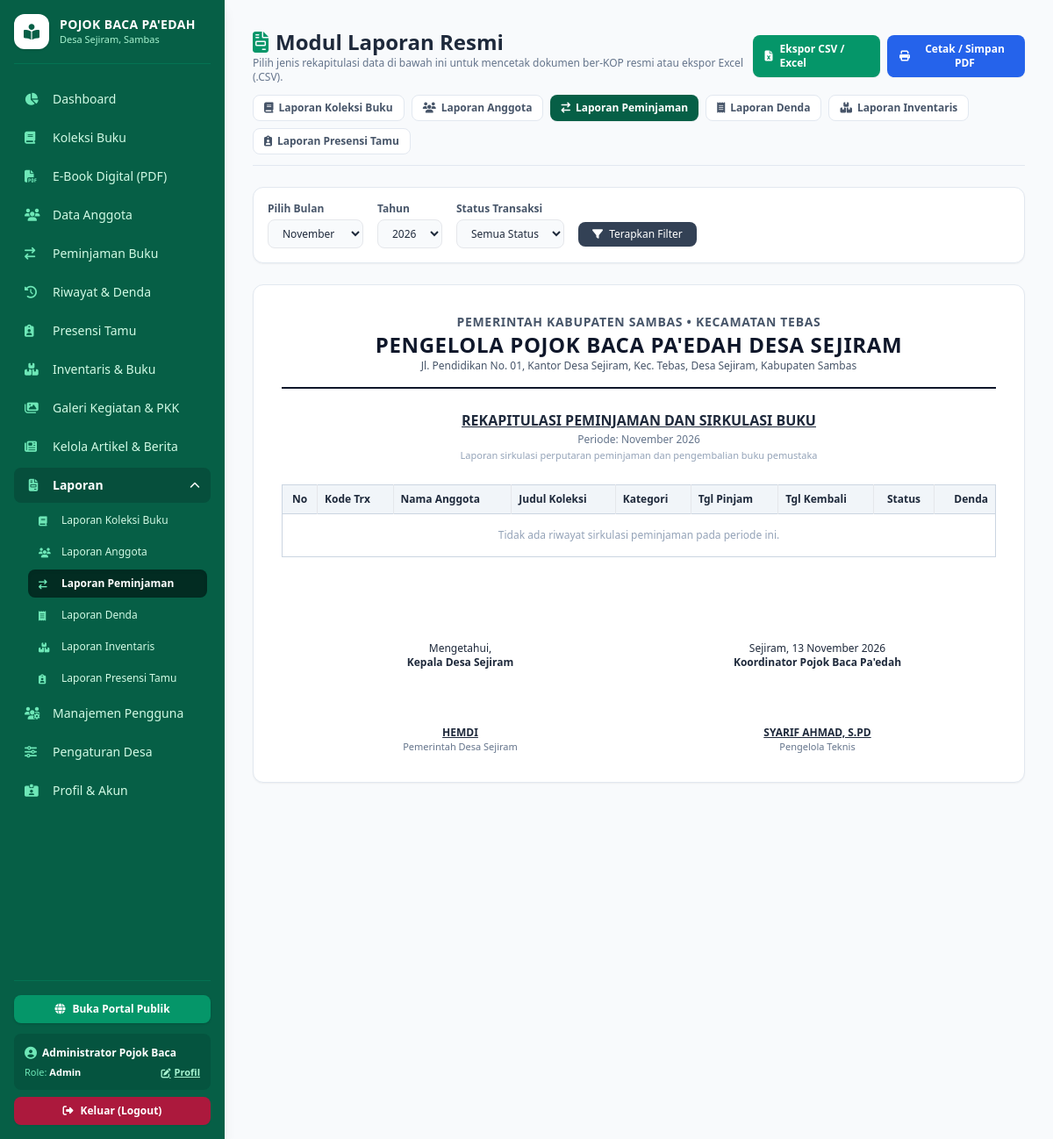
The page /laporan.php (signed in) on the database its author committed.
### tables this page shows
CREATE TABLE IF NOT EXISTS `pengaturan` (
  `id` INT AUTO_INCREMENT PRIMARY KEY,
  `nama_instansi` VARCHAR(150) NOT NULL,
  `desa` VARCHAR(100) NOT NULL,
  `kabupaten` VARCHAR(100) NOT NULL,
  `alamat` TEXT NOT NULL,
  `jam_operasional` VARCHAR(100) NOT NULL DEFAULT '08.00 - 16.00 WIB',
  `durasi_pinjam_hari` INT NOT NULL DEFAULT 7,
  `denda_per_hari` INT NOT NULL DEFAULT 1000,
  `jabatan_kades` VARCHAR(100) NOT NULL DEFAULT 'Kepala Desa Sejiram',
  `nama_kades` VARCHAR(100) NOT NULL DEFAULT '',
  `nama_pengelola` VARCHAR(100) NOT NULL
);

### laporan.php (the view, shortened to what the rows shown need)
<?php
require_once __DIR__ . '/config/database.php';
$jenis = $_GET['jenis'] ?? 'peminjaman';
$bulan = $_GET['bulan'] ?? date('m');
$tahun = $_GET['tahun'] ?? date('Y');
$aturan = $pdo->query("SELECT * FROM pengaturan LIMIT 1")->fetch() ?: [
    'nama_instansi' => 'Pojok Baca Pa\'edah',
    'desa' => 'Desa Sejiram',
    'kabupaten' => 'Kabupaten Sambas',
    'alamat' => 'Jl. Pendidikan No. 01, Kantor Desa Sejiram',
    'jabatan_kades' => 'Kepala Desa Sejiram',
    'nama_kades' => 'Hemdi',
    'nama_pengelola' => 'Syarif Ahmad, S.Pd'
];
$namaBulanIndo = [
    1 => 'Januari', 2 => 'Februari', 3 => 'Maret', 4 => 'April', 5 => 'Mei', 6 => 'Juni',
    7 => 'Juli', 8 => 'Agustus', 9 => 'September', 10 => 'Oktober', 11 => 'November', 12 => 'Desember'
];
$tglCetak = date('d') . ' ' . ($namaBulanIndo[(int)date('m')] ?? date('F')) . ' ' . date('Y');
$namaDesaClean = preg_replace('/^Desa\s+/i', '', $aturan['desa'] ?? 'Sejiram');
$jabatanKades = !empty($aturan['jabatan_kades']) ? $aturan['jabatan_kades'] : ('Kepala Desa ' . $namaDesaClean);
$namaKades = (!empty($aturan['nama_kades']) && $aturan['nama_kades'] !== 'Kepala Desa Sejiram') ? $aturan['nama_kades'] : '';
$dataLaporan = [];
switch ($jenis) {
    case 'peminjaman':
    default:
        $where = ["MONTH(p.tanggal_pinjam) = ?", "YEAR(p.tanggal_pinjam) = ?"];
        $params = [$bulan, $tahun];
        $sql = "SELECT p.*, a.nama AS nama_anggota, a.institusi, b.judul, b.kategori
                FROM peminjaman p
                JOIN anggota a ON p.anggota_id = a.id
                JOIN buku b ON p.buku_id = b.id
                WHERE " . implode(" AND ", $where) . " ORDER BY p.id ASC";
        $stmt = $pdo->prepare($sql);
        $stmt->execute($params);
        $dataLaporan = $stmt->fetchAll();
        break;
}
require_once __DIR__ . '/includes/header.php';
?>
<div class="no-print mb-6">
    <div class="flex items-center justify-between mb-3">
        <div>
            <h2 class="text-2xl font-bold text-slate-800 flex items-center gap-2">
                <i class="fa-solid fa-file-invoice text-emerald-600"></i> Modul Laporan Resmi
            </h2>
        </div>
    </div>
</div>
<div class="bg-white p-8 rounded-xl shadow-sm border border-slate-200">
    <div class="text-center pb-4 border-b-2 border-slate-900 mb-6">
        <h3 class="text-sm font-bold uppercase tracking-wider text-slate-600">Pemerintah Kabupaten Sambas &bull; Kecamatan Tebas</h3>
        <h2 class="text-xl md:text-2xl font-black uppercase text-slate-900 tracking-wide">PENGELOLA <?= e($aturan['nama_instansi']) ?> <?= e($aturan['desa']) ?></h2>
        <p class="text-xs text-slate-600"><?= e($aturan['alamat']) ?>, <?= e($aturan['desa']) ?>, <?= e($aturan['kabupaten']) ?></p>
    </div>
    <div class="overflow-x-auto">
        <?php if ($jenis === 'buku'): ?>
        <table class="w-full text-left text-xs border border-slate-300 mb-8">
            <thead class="bg-slate-100 border-b border-slate-300">
                <tr>
                    <th class="p-2 border-r text-center w-10">No</th>
                    <th class="p-2 border-r">Kode</th>
                    <th class="p-2 border-r">Judul Koleksi Buku</th>
                    <th class="p-2 border-r">Penulis & Penerbit</th>
                    <th class="p-2 border-r">Kategori</th>
                    <th class="p-2 border-r">Lokasi Rak</th>
                    <th class="p-2 border-r text-center">Kondisi</th>
                    <th class="p-2 border-r text-center">Total Stok</th>
                    <th class="p-2 text-center">Tersedia</th>
                </tr>
            </thead>
            <tbody class="divide-y divide-slate-200">
                <?php if (empty($dataLaporan)): ?>
                <tr><td colspan="9" class="p-4 text-center text-slate-400">Tidak ada koleksi buku yang sesuai dengan filter.</td></tr>
                <?php else:
                    $no = 1;
                    $sumTotal = 0;
                    $sumTersedia = 0;
                    foreach ($dataLaporan as $b):
                    $sumTotal += (int)$b['stok_total'];
                    $sumTersedia += (int)$b['stok_tersedia'];
                ?>
                <tr>
                    <td class="p-2 border-r text-center"><?= $no++ ?></td>
                    <td class="p-2 border-r font-mono text-[11px]"><?= e($b['kode_buku']) ?></td>
                    <td class="p-2 border-r font-medium text-slate-900"><?= e($b['judul']) ?></td>
                    <td class="p-2 border-r text-slate-600"><?= e($b['penulis']) ?> (<?= e($b['penerbit']) ?>, <?= (int)$b['tahun'] ?>)</td>
                    <td class="p-2 border-r"><?= e($b['kategori']) ?></td>
                    <td class="p-2 border-r"><?= e($b['lokasi_rak']) ?></td>
                    <td class="p-2 border-r text-center">
                        <span class="px-2 py-0.5 rounded text-[10px] font-semibold <?= $b['kondisi'] === 'Baik' ? 'bg-emerald-100 text-emerald-800' : ($b['kondisi'] === 'Rusak Ringan' ? 'bg-amber-100 text-amber-800' : 'bg-rose-100 text-rose-800') ?>">
                            <?= e($b['kondisi']) ?>
                        </span>
                    </td>
                    <td class="p-2 border-r text-center font-bold"><?= (int)$b['stok_total'] ?></td>
                    <td class="p-2 text-center font-bold text-emerald-700"><?= (int)$b['stok_tersedia'] ?></td>
                </tr>
                <?php endforeach; ?>
                <tr class="font-bold bg-slate-50 border-t">
                    <td colspan="7" class="p-2 text-right border-r">Total Jumlah Buku (Eksemplar):</td>
                    <td class="p-2 text-center border-r font-mono"><?= $sumTotal ?></td>
                    <td class="p-2 text-center font-mono text-emerald-700"><?= $sumTersedia ?></td>
                </tr>
                <?php endif; ?>
            </tbody>
        </table>
        <?php else: ?>
        <table class="w-full text-left text-xs border border-slate-300 mb-8">
            <thead class="bg-slate-100 border-b border-slate-300">
                <tr>
                    <th class="p-2 border-r text-center w-10">No</th>
                    <th class="p-2 border-r">Kode Trx</th>
                    <th class="p-2 border-r">Nama Anggota</th>
                    <th class="p-2 border-r">Judul Koleksi</th>
                    <th class="p-2 border-r">Kategori</th>
                    <th class="p-2 border-r">Tgl Pinjam</th>
                    <th class="p-2 border-r">Tgl Kembali</th>
                    <th class="p-2 border-r text-center">Status</th>
                    <th class="p-2 text-right">Denda</th>
                </tr>
            </thead>
        </table>
        <?php endif; ?>
    </div>
    <div class="grid grid-cols-2 text-center text-xs mt-12 pt-4">
        <div>
            <p>Mengetahui,</p>
            <p class="font-bold mb-16"><?= e($jabatanKades) ?></p>
            <p class="font-bold underline uppercase">
                <?php if ($namaKades !== ''): ?>
                    <?= e($namaKades) ?>
                <?php else: ?>
                    ( .................................................. )
                <?php endif; ?>
            </p>
            <p class="text-[11px] text-slate-500">Pemerintah <?= e($aturan['desa']) ?></p>
        </div>
        <div>
            <p><?= e($namaDesaClean) ?>, <?= $tglCetak ?></p>
            <p class="font-bold mb-16">Koordinator <?= e($aturan['nama_instansi']) ?></p>
            <p class="font-bold underline uppercase"><?= e($aturan['nama_pengelola']) ?></p>
            <p class="text-[11px] text-slate-500">Pengelola Teknis</p>
        </div>
    </div>
</div>
<?php require_once __DIR__ . '/includes/footer.php'; ?>

### includes/header.php (shortened to what the rows shown need)
<?php
require_once __DIR__ . '/../config/database.php';
$stmtSetting = $pdo->query("SELECT * FROM pengaturan LIMIT 1");
$appSetting = $stmtSetting->fetch() ?: [
    'nama_instansi' => 'Pojok Baca Pa\'edah',
    'desa' => 'Desa Sejiram',
    'kabupaten' => 'Kabupaten Sambas',
    'alamat' => 'Jl. Pendidikan No. 01, Kantor Desa Sejiram',
    'jam_operasional' => '08.00 - 15.30 WIB',
    'durasi_pinjam_hari' => 7,
    'denda_per_hari' => 1000,
    'jabatan_kades' => 'Kepala Desa Sejiram',
    'nama_kades' => 'Hemdi',
    'nama_pengelola' => 'Pengelola Pojok Baca'
];
?>
<!DOCTYPE html>
<html lang="id">
<head>
    <script src="https://cdn.tailwindcss.com"></script>
    <link rel="stylesheet" href="https://cdnjs.cloudflare.com/ajax/libs/font-awesome/6.4.0/css/all.min.css">
</head>
<body class="bg-slate-50 text-slate-800 flex flex-col min-h-screen font-sans">
    <div class="flex flex-1">
        <aside class="w-64 bg-emerald-800 text-white flex-shrink-0 min-h-screen p-4 no-print flex flex-col justify-between shadow-lg">
            <div>
                <div class="flex items-center gap-3 pb-4 border-b border-emerald-700/80 mb-5">
                    <div>
                        <h1 class="font-bold text-sm tracking-wide leading-tight">POJOK BACA PA'EDAH</h1>
                        <p class="text-[11px] text-emerald-200"><?= e($appSetting['desa']) ?>, Sambas</p>
                    </div>
                </div>
            </div>
        </aside>
        <main class="flex-1 p-6 md:p-8 overflow-x-hidden">

### rows shown on the page
pengaturan: desa "Desa Sejiram", nama_instansi "POJOK BACA PA'EDAH", desa "DESA SEJIRAM", alamat "Jl. Pendidikan No. 01, Kantor Desa Sejiram, Kec. Tebas", kabupaten "Kabupaten Sambas", jabatan_kades "Kepala Desa Sejiram", nama_kades "HEMDI", desa "Sejiram", nama_instansi "Pojok Baca Pa'edah", nama_pengelola "SYARIF AHMAD, S.PD"

### other values the page prints
$_SESSION['user_nama'] "Administrator Pojok Baca"
$_SESSION['user_role'] "Admin"
$judulLaporan "REKAPITULASI PEMINJAMAN DAN SIRKULASI BUKU"
$periodeText "Periode: November 2026"
$subJudul "Laporan sirkulasi perputaran peminjaman dan pengembalian buku pemustaka"
form field bulan "November"
form field tahun "2026"
